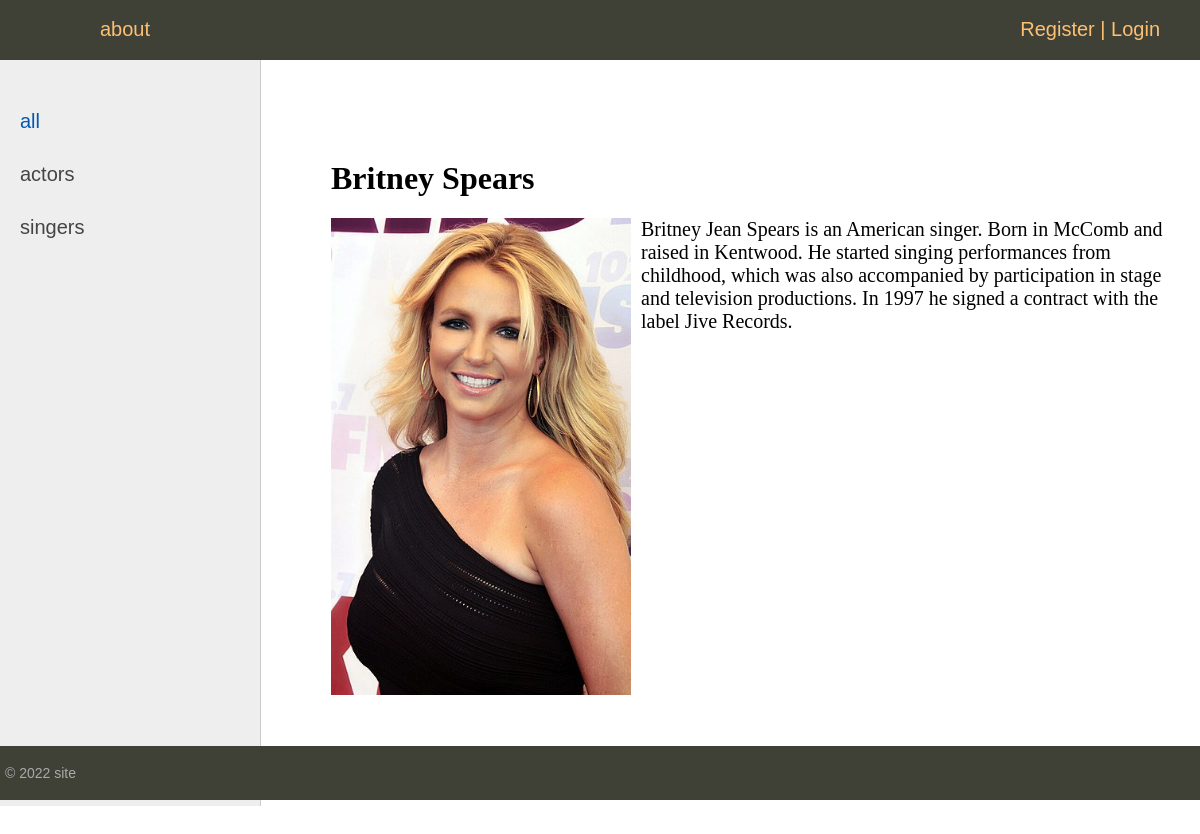
The app's page /post/britney-spears/ with its own data.
### women/models.py (models this page shows, shortened)
class Category(models.Model):
    name = models.CharField(max_length=100, db_index=True)
    slug = models.SlugField(max_length=250, unique=True, db_index=True, verbose_name="URL")
    def get_absolute_url(self):
        return reverse('category', kwargs={'cat_slug': self.slug})

class Women(models.Model):
    title = models.CharField(max_length=250)
    slug = models.SlugField(max_length=250, unique=True,db_index=True,verbose_name="URL")
    content = models.TextField(blank=True)
    photo = models.ImageField(upload_to="photos/%Y/%m/%d/")
    time_create = models.DateTimeField(auto_now_add=True)
    time_update = models.DateTimeField(auto_now=True)
    is_published = models.BooleanField(default=True)
    cat = models.ForeignKey('Category', on_delete=models.PROTECT)
    def __str__(self):
        return self.title
    class Meta:
        verbose_name = "popular women"
        verbose_name_plural = "popular women"
        ordering = ["time_create", "title"]

### women/views.py (the view)
# urls.py: path('post/<slug:post_slug>/', ShowPost.as_view() , name='post'),
class ShowPost(DataMixin, DetailView):
    model = Women
    template_name = 'women/post.html'
    slug_url_kwarg = 'post_slug'
    context_object_name = 'post'
    def get_context_data(self, *, object_list=None, **kwargs):
        context = super().get_context_data(**kwargs)
        c_def = self.get_user_context(title=context['post'])
        return dict(list(context.items()) + list(c_def.items()))

### women/templatetags/women_tags.py (called while the page is built)
@register.inclusion_tag('women/list_categories.html')
def show_categories():
    cats = Category.objects.all()
    return {'cats': cats}

### women/utils.py (called while the page is built)
    def get_user_context(self, **kwargs):
        context = kwargs
        cats = Category.objects.all()
        user_menu = menu.copy()
        if not self.request.user.is_authenticated:
                user_menu.pop(1)
        context['menu'] = user_menu
        context['cats'] = cats
        if 'cat_selected' not in context:
                context['cat_selected'] = 0
        return context

### women/templates/women/post.html
{% extends 'women/base.html' %}
{% block content %}
<h1>{{post.title}}</h1>
{% if post.photo %}
<p><img class="img-article-left" src="{{post.photo.url}}"></p>
{% endif %}
{{post.content}}
{% endblock %}

### women/templates/women/list_categories.html
{% for c in cats %}
	{% if c.pk == cat_selected %}
		<li class="selected">{{c.name}}</li>
	{% else %}
		<li><a href="{{ c.get_absolute_url }}">{{c.name}}</a></li>
	{% endif %}
{% endfor %}

### women/static/women/css/styles.css (style rules this page uses)
html, body { font-family: 'Arial'; margin: 0; padding: 0; height: 100%; width: 100%; color: #444; }
a { color: #0059b2; text-decoration: none; }
img { max-width: 600px; height: auto; }
img.img-article-left { max-width: 300px; height: auto; float: left; padding: 0 10px 10px 0; }
.left-chapters ul li { margin: 30px 0 0 0; color: #999; }
.left-chapters ul li a { color: #444; text-decoration: none; }
.content-text h1 { font-size: 32px; }

### records on screen
Category: name "actors"
Category: name "singers"
Women: title "Britney Spears", photo (picture), content "Britney Jean Spears is an American singer. Born in McComb and raised in Kentwood. He started singing performances from childhood, which was also accompanied by participation in stage and television productions. In 1997 he signed a contract with the label Jive Records."

### other values on screen
{{ m.title }} "about"
